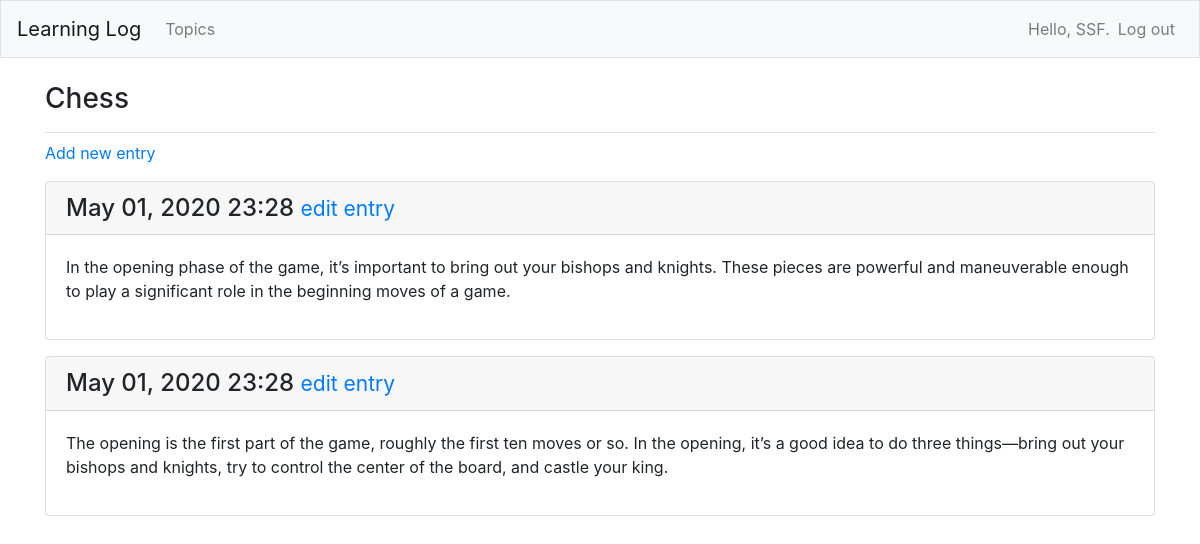
The page /topics/1/ (signed in) on the database its author committed.
### learning_logs/models.py (models this page shows, shortened)
class Topic(models.Model):
    text = models.CharField(max_length=200)
    date_added = models.DateTimeField(auto_now_add=True)
    owner = models.ForeignKey(User, on_delete=models.CASCADE)
    def __str__(self):
        return self.text

class Entry(models.Model):
    topic = models.ForeignKey(Topic, on_delete=models.CASCADE)
    text = models.TextField()
    date_added = models.DateTimeField(auto_now_add=True)
    class Meta:
        verbose_name_plural = "entries"

### learning_logs/views.py (the view)
# urls.py: path('topics/<int:topic_id>/',views.topic,name='topic'),
@login_required
def topic(request, topic_id):
    topic = Topic.objects.get(id=topic_id)
    if topic.owner != request.user:
        raise Http404
    entries = topic.entry_set.order_by('-date_added')   # -date_added is descending order
    context = {'topic':topic, 'entries':entries}
    return render(request, 'learning_logs/topic.html', context)

### learning_logs/templates/learning_logs/topic.html
{% extends "learning_logs/base.html" %}
{% block page_header %}
    <h3>{{ topic }}</h3>
{% endblock page_header %}
{% block content %}
    <p>
        <a href="{% url 'learning_logs:new_entry' topic.id %}">Add new entry</a>
    </p>
    {% for entry in entries %}
    <div class="card mb-3">
        <h4 class="card-header">
            {{ entry.date_added|date:'M d, Y H:i' }}
            <small><a href="{% url 'learning_logs:edit_entry' entry.id %}">
                edit entry</a></small>
        </h4>
        <div class="card-body">
            {{ entry.text|linebreaks }}
        </div>
    </div>
    {% empty %}
        <p>There are no entries for this topic yet.</p>
    {% endfor %}
{% endblock content %}

### learning_logs/templates/learning_logs/base.html (shortened to what this page needs)
{% load bootstrap4 %}
<!doctype html>
<html lang="en">
    <head>
        {% bootstrap_css %}
    </head>
    <body>
        <nav class="navbar navbar-expand-md navbar-light bg-light mb-4 border">
            <a class="navbar-brand" href="{% url 'learning_logs:index'%}">
                Learning Log</a>
            <div class="collapse navbar-collapse" id="navbarCollapse">
                <ul class="navbar-nav mr-auto">
                    <li class="nav-item">
                        <a class="nav-link" href="{% url 'learning_logs:topics'%}">
                        Topics</a></li>
                </ul>
                <ul class="navbar-nav ml-auto">
                    {% if user.is_authenticated %}
                    <li class="nav-item">
                        <span class="navbar-text"}">Hello, {{ user.username }}.</span>
                    </li>
                    <li class="nav-item">
                        <a class="nav-link" href="{% url 'users:logout' %}">Log out</a>
                    </li>
                    {% endif %}
                </ul>
            </div>
        </nav>
        <main role="main" class="container">
            <div class="pb-2 mb-2 border-bottom">
                {% block page_header %}{% endblock page_header %}
            </div>
            <div>
                {% block content %}{% endblock content %}
            </div>
        </main>
    </body>
</html>

### rows shown on the page
Topic: text "Chess"
Entry: date_added "May 01, 2020 23:28", text "In the opening phase of the game, it’s important to bring out your bishops and knights. These pieces are powerful and maneuverable enough to play a significant role in the beginning moves of a game."
Entry: date_added "May 01, 2020 23:28", text "The opening is the first part of the game, roughly the first ten moves or so. In the opening, it’s a good idea to do three things—bring out your bishops and knights, try to control the center of the board, and castle your king."

### other values the page prints
{{ user.username }} "SSF"
